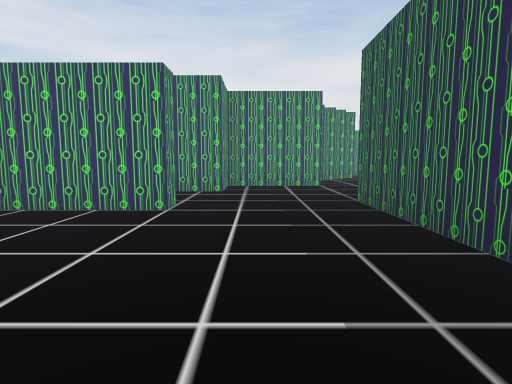
[1] (above)

23 first-person views from a walk through a Godot game level. The camera is 1.4 m above the floor, tilts 6° down and sees 80° across. The floor is counted in squares, 2 m on a side. Each view is taken from the middle of a square. On the plan, view 1 faces up. The plan holds only what a view shows up to about 10 squares ahead; the rest is blank. The place goes on beyond the plan.

[2]
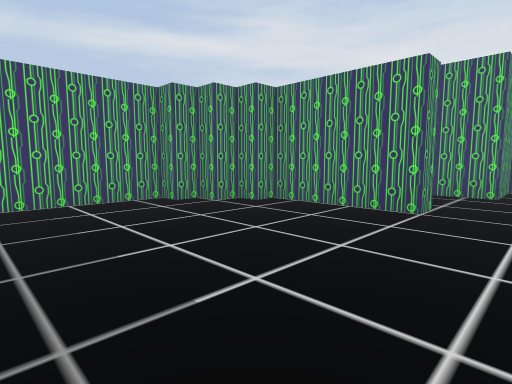

[3]
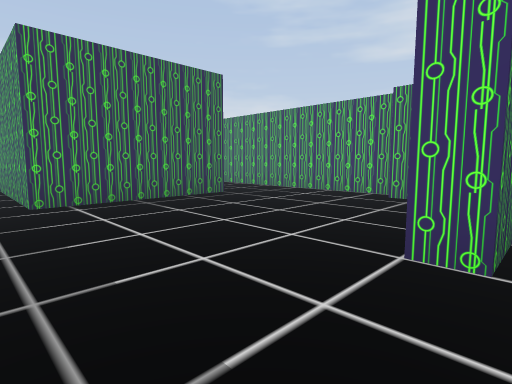

[4]
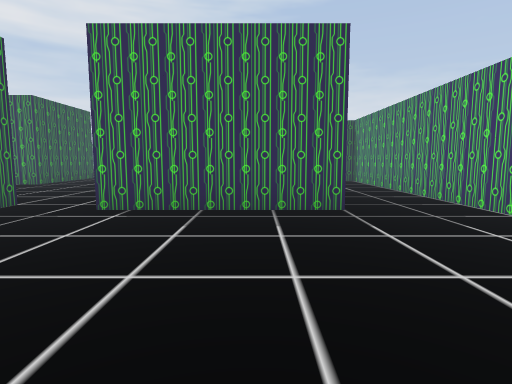

[5]
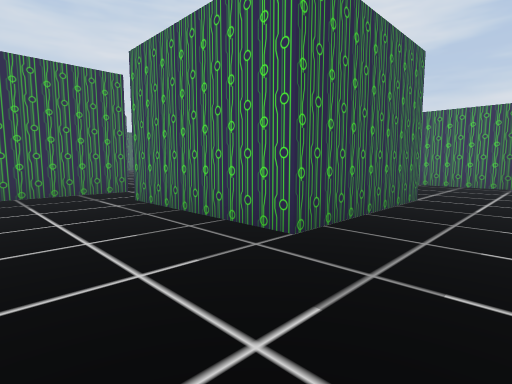

[6]
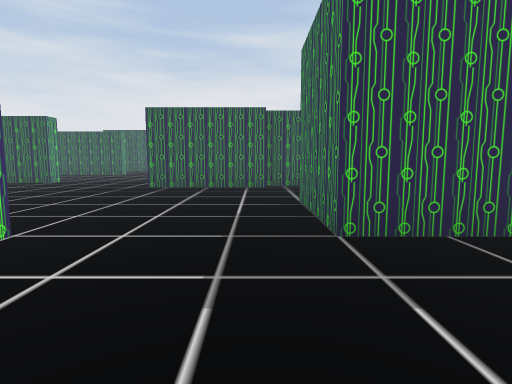

[7]
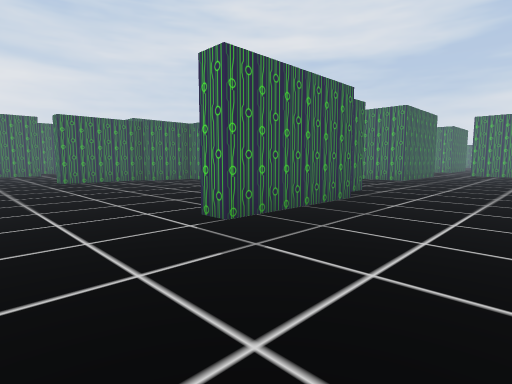

[8]
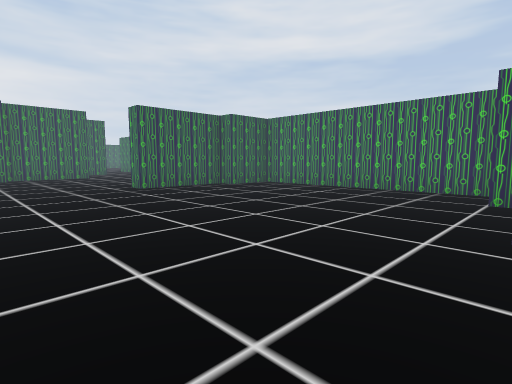

[9]
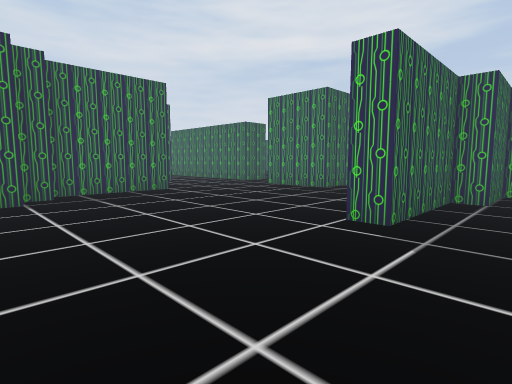

[10]
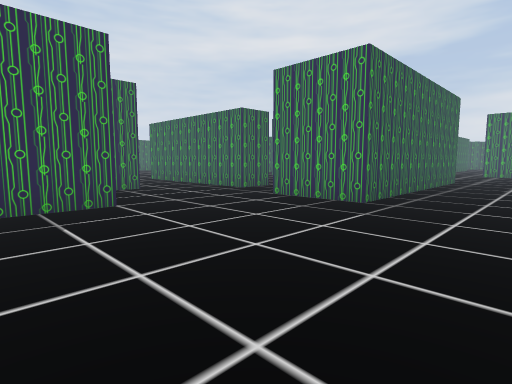

[11]
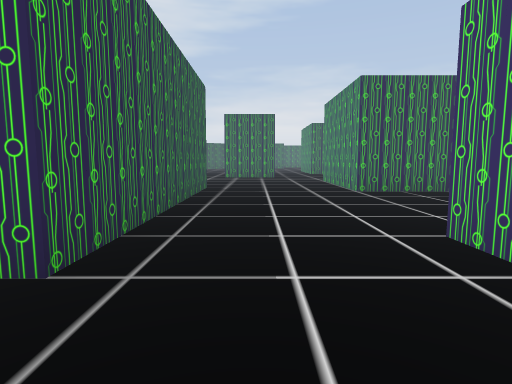

[12]
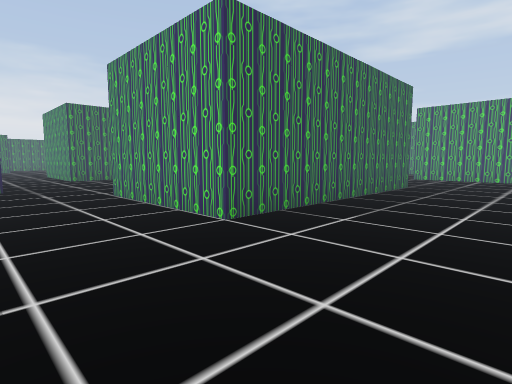

[13]
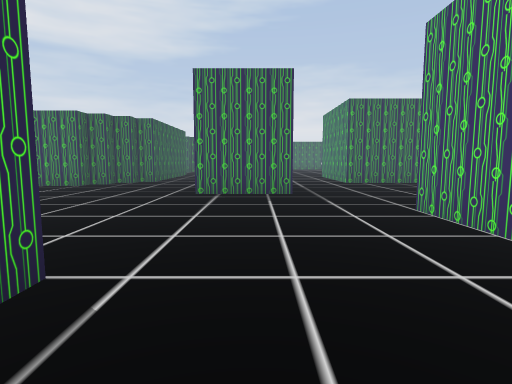

[14]
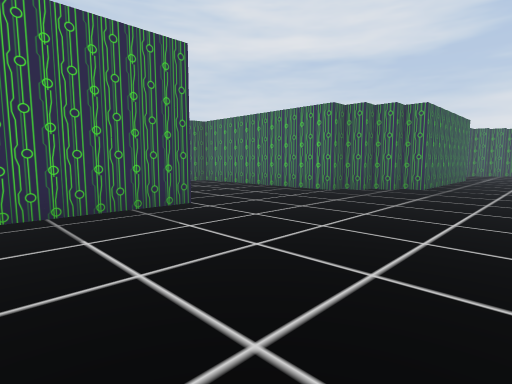

[15]
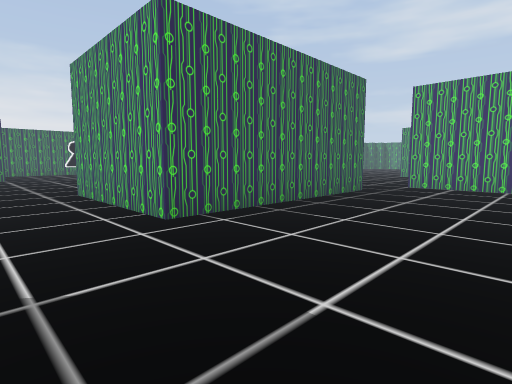

[16]
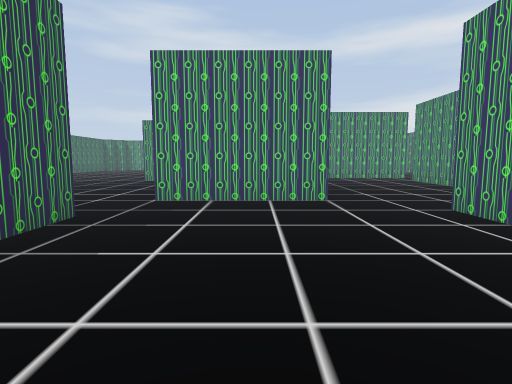

[17]
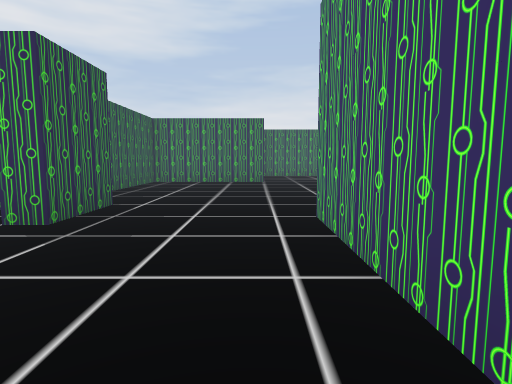

[18]
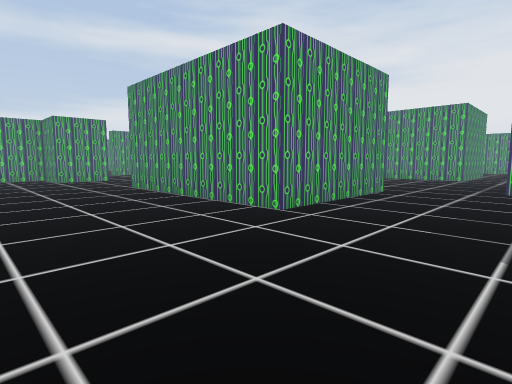

[19]
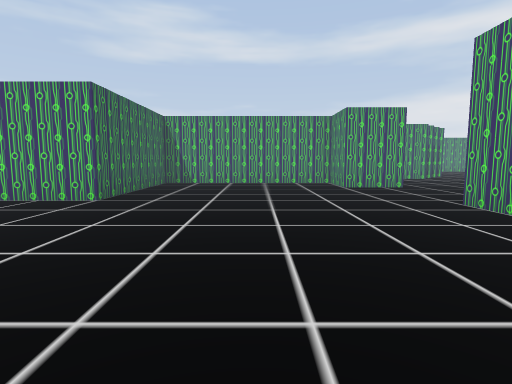

[20]
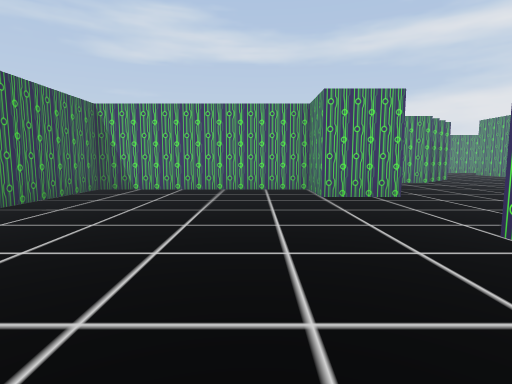

[21]
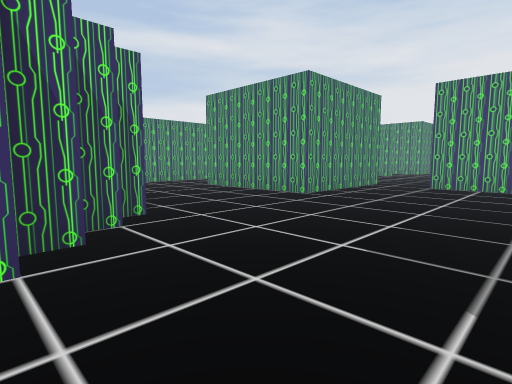

[22]
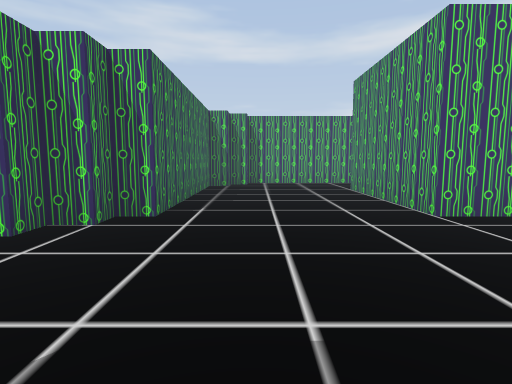

[23]
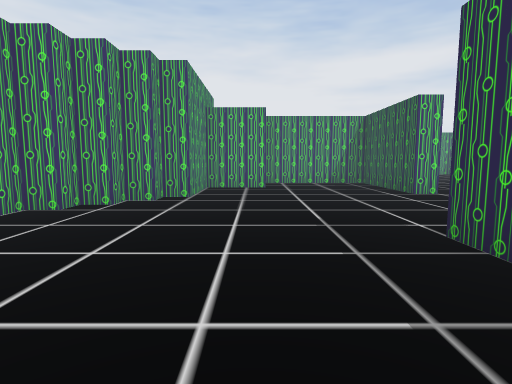

### Floor plan
Points are (right, up) in squares from view 1. A wall is a line through its corners. A room is listed if a view was taken in it or the views show most of it. See-through windows are left out.
Room 1 (views 1, 2, 3, 4, 5)
walls: (-1.3, 4.7) (-1.3, 4.3) (-3.7, 4.3) (-3.7, 3.8) (-4.2, 3.8) (-4.2, 3.3) (-4.7, 3.3) (-4.7, 2.8) (-5.3, 2.8) (-5.3, -6.2); (1.8, -0.7) (1.8, 5.2); (-3.3, -3.7) (-3.3, -0.2) (0.3, -0.2) (0.3, -1.4); (-4.7, -6.1) (-4.7, -6.8)
ways out: opening at (-4, -5) to room 2; opening at (0, 5) to room 2; opening at (1, -1) to room 2
Room 2 (views 6, 7, 8, 9, 10, 11, 12, 13, 14, 15, 16, 17, 18, 19, 20, 21, 22, 23)
walls: (7.8, 0.3) (13.7, 0.3) (13.7, -3.2); (8.9, -3.2) (7.8, -3.2); (7.9, 4.7) (13.7, 4.7) (13.7, 6.2); (7.2, 4.2) (7.2, 5.8); (14.2, 5) (14.2, 4.2); (14.2, 6.2) (14.2, 8.7) (14.8, 8.7); (6.7, 5.6) (6.7, 8.7) (7.2, 8.7); (17.2, -0.8) (17.2, 5.2) (19.2, 5.2); (4.2, 2) (4.2, 0.5); (6.7, -4.6) (6.7, -7.8); (4, -0.7) (1.8, -0.7); (15.1, -5.2) (17.2, -5.2); (8.2, -8.2) (13.2, -8.2) (13.2, -11.7) (8.2, -11.7); (4.2, -6.1) (4.2, -4.7) (5, -4.7); (1.8, 5.2) (4.2, 5.2); (0.3, -1.4) (0.3, -3.7) (-3.3, -3.7); (19.7, 8.1) (19.7, 10.8); (21.2, -3.9) (21.2, -1.2); (8.9, 12.2) (8.3, 12.2) (8.3, 15.2) (5.2, 15.2); (1.8, 8.2) (-0.7, 8.2) (-0.7, 6.8) (-1.9, 6.8); (22.2, 6.6) (22.2, 7.4); (19.2, 10.6) (19.2, 11.2); (18.7, 11.1) (18.7, 11.6); (1.8, -8.6) (1.8, -9.6); (5.3, -11.1) (5.3, -12.7) (3.8, -12.7) (3.8, -17.7) (7.8, -17.7) (7.8, -18.5); (5.2, 13.7) (3.8, 13.7) (3.8, 11.7) (3.3, 11.7) (3.3, 11.2) (2.8, 11.2) (2.8, 10.7) (2.3, 10.7) (2.3, 10.2) (1.8, 10.2) (1.8, 9.8); (16.2, -12.8) (16.2, -11.2) (16.8, -11.2); (19.2, -11.5) (19.2, -8.8) (19.7, -8.8) (19.7, -8.2) (20.2, -8.2) (20.2, -7.7) (20.7, -7.7) (20.7, -7.3) (25, -7.3); (-4.2, -7.3) (0.3, -7.3) (0.3, -7.7) (0.8, -7.7) (0.8, -8.2) (1.3, -8.2) (1.3, -8.8); (13.6, -17.7) (17.2, -17.7) (17.2, -14.8)
ways out: opening at (-4, -5) to room 1; opening at (0, 5) to room 1; opening at (1, -1) to room 1; opening at (-2, 6); opening at (1.5, -10.5); opening at (18, -12.5); opening at (20, 4.5); opening at (20.5, -0.5); opening at (22, 6)

Where each view was taken, in squares from view 1:
view 1: 0 up, 0 right, facing up
view 2: 0 up, 0 right, facing up-left
view 3: 5 up, 1 right, facing down-left
view 4: 4 up, 2 left, facing down
view 5: 2 up, 5 left, facing down-right
view 6: 6 up, 1 left, facing right
view 7: 11 up, 4 right, facing down-right
view 8: 12 up, 7 right, facing down-right
view 9: 12 up, 13 right, facing down-right
view 10: 10 up, 15 right, facing down-right
view 11: 7 up, 16 right, facing down
view 12: 3 up, 16 right, facing down-left
view 13: 1 up, 16 right, facing down
view 14: 1 down, 17 right, facing down-right
view 15: 5 down, 15 right, facing down-left
view 16: 6 down, 12 right, facing left
view 17: 8 down, 14 right, facing down
view 18: 15 down, 16 right, facing up-left
view 19: 15 down, 13 right, facing left
view 20: 14 down, 11 right, facing left
view 21: 9 down, 4 right, facing up-left
view 22: 6 down, 4 right, facing left
view 23: 6 up, 5 right, facing up
